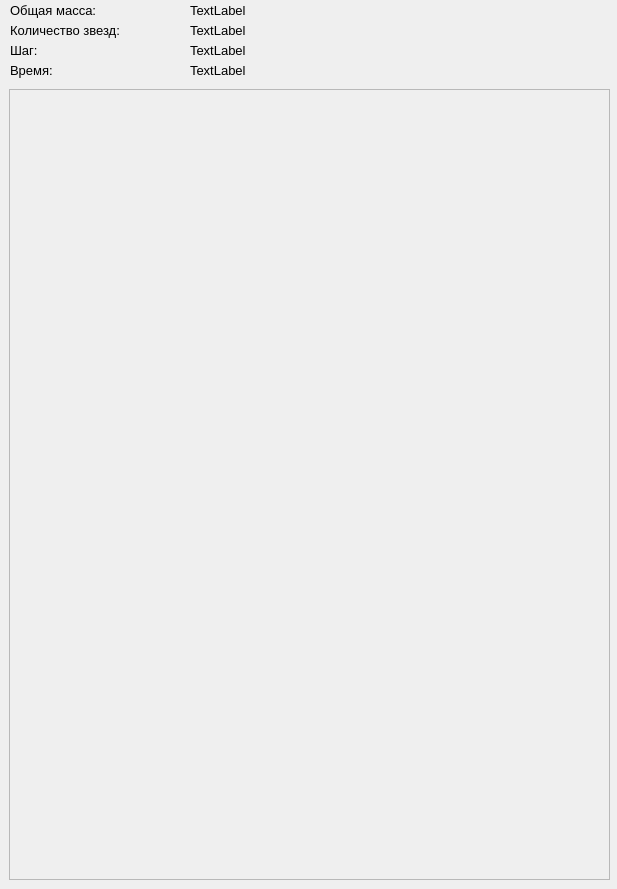
<?xml version="1.0" encoding="UTF-8"?>
<ui version="4.0">
 <class>StarsInfoWindow</class>
 <widget class="QDialog" name="StarsInfoWindow">
  <property name="geometry">
   <rect>
    <x>0</x>
    <y>0</y>
    <width>617</width>
    <height>889</height>
   </rect>
  </property>
  <property name="windowTitle">
   <string>Dialog</string>
  </property>
  <widget class="QScrollArea" name="scrollInfoArea">
   <property name="geometry">
    <rect>
     <x>9</x>
     <y>89</y>
     <width>601</width>
     <height>791</height>
    </rect>
   </property>
   <property name="widgetResizable">
    <bool>true</bool>
   </property>
   <widget class="QWidget" name="scrollAreaWidgetContents">
    <property name="geometry">
     <rect>
      <x>0</x>
      <y>0</y>
      <width>599</width>
      <height>789</height>
     </rect>
    </property>
   </widget>
  </widget>
  <widget class="QLabel" name="label">
   <property name="geometry">
    <rect>
     <x>10</x>
     <y>0</y>
     <width>151</width>
     <height>20</height>
    </rect>
   </property>
   <property name="font">
    <font>
     <pointsize>10</pointsize>
    </font>
   </property>
   <property name="text">
    <string>Общая масса:</string>
   </property>
  </widget>
  <widget class="QLabel" name="label_2">
   <property name="geometry">
    <rect>
     <x>10</x>
     <y>20</y>
     <width>171</width>
     <height>20</height>
    </rect>
   </property>
   <property name="font">
    <font>
     <pointsize>10</pointsize>
    </font>
   </property>
   <property name="text">
    <string>Количество звезд:</string>
   </property>
  </widget>
  <widget class="QLabel" name="systemMass">
   <property name="geometry">
    <rect>
     <x>190</x>
     <y>0</y>
     <width>191</width>
     <height>20</height>
    </rect>
   </property>
   <property name="font">
    <font>
     <pointsize>10</pointsize>
    </font>
   </property>
   <property name="text">
    <string>TextLabel</string>
   </property>
  </widget>
  <widget class="QLabel" name="starsCount">
   <property name="geometry">
    <rect>
     <x>190</x>
     <y>20</y>
     <width>191</width>
     <height>20</height>
    </rect>
   </property>
   <property name="font">
    <font>
     <pointsize>10</pointsize>
    </font>
   </property>
   <property name="text">
    <string>TextLabel</string>
   </property>
  </widget>
  <widget class="QLabel" name="label_3">
   <property name="geometry">
    <rect>
     <x>10</x>
     <y>40</y>
     <width>171</width>
     <height>20</height>
    </rect>
   </property>
   <property name="font">
    <font>
     <pointsize>10</pointsize>
    </font>
   </property>
   <property name="text">
    <string>Шаг:</string>
   </property>
  </widget>
  <widget class="QLabel" name="label_4">
   <property name="geometry">
    <rect>
     <x>10</x>
     <y>60</y>
     <width>47</width>
     <height>20</height>
    </rect>
   </property>
   <property name="font">
    <font>
     <pointsize>10</pointsize>
    </font>
   </property>
   <property name="text">
    <string>Время:</string>
   </property>
  </widget>
  <widget class="QLabel" name="glGl">
   <property name="geometry">
    <rect>
     <x>190</x>
     <y>40</y>
     <width>211</width>
     <height>20</height>
    </rect>
   </property>
   <property name="font">
    <font>
     <pointsize>10</pointsize>
    </font>
   </property>
   <property name="text">
    <string>TextLabel</string>
   </property>
  </widget>
  <widget class="QLabel" name="timeGl">
   <property name="geometry">
    <rect>
     <x>190</x>
     <y>60</y>
     <width>241</width>
     <height>20</height>
    </rect>
   </property>
   <property name="font">
    <font>
     <pointsize>10</pointsize>
    </font>
   </property>
   <property name="text">
    <string>TextLabel</string>
   </property>
  </widget>
 </widget>
 <resources/>
 <connections/>
</ui>
